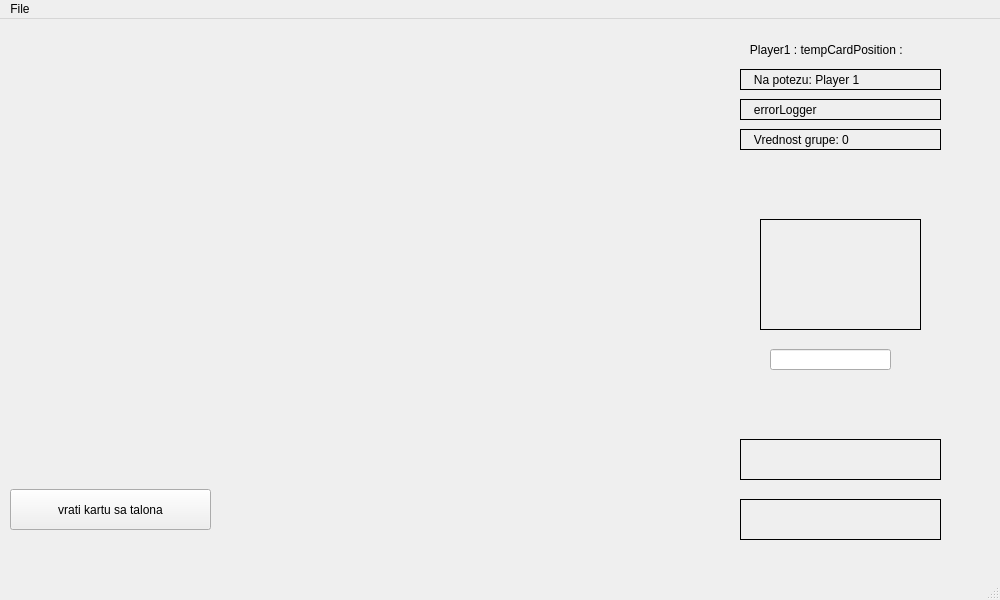
<?xml version="1.0" encoding="UTF-8"?>
<ui version="4.0">
 <class>Game</class>
 <widget class="QMainWindow" name="Game">
  <property name="geometry">
   <rect>
    <x>0</x>
    <y>0</y>
    <width>1000</width>
    <height>600</height>
   </rect>
  </property>
  <property name="windowTitle">
   <string>Remi</string>
  </property>
  <property name="styleSheet">
   <string notr="true">Game #centralWidget{
	border-image: url(&quot;./slike/Teme/2_background.jpg&quot;);
}</string>
  </property>
  <widget class="QWidget" name="centralWidget">
   <widget class="QLabel" name="label">
    <property name="geometry">
     <rect>
      <x>740</x>
      <y>20</y>
      <width>201</width>
      <height>21</height>
     </rect>
    </property>
    <property name="styleSheet">
     <string notr="true">#label {

}</string>
    </property>
    <property name="text">
     <string>   Player1 : tempCardPosition : </string>
    </property>
   </widget>
   <widget class="QLabel" name="onMoveLabel">
    <property name="geometry">
     <rect>
      <x>740</x>
      <y>50</y>
      <width>201</width>
      <height>21</height>
     </rect>
    </property>
    <property name="styleSheet">
     <string notr="true">#onMoveLabel {
	border: 1px solid black;
	border-image: url(&quot;./slike/Teme/2_chat.jpg&quot;);
}</string>
    </property>
    <property name="text">
     <string>   Na potezu: Player 1</string>
    </property>
   </widget>
   <widget class="QPushButton" name="throwGroup">
    <property name="geometry">
     <rect>
      <x>740</x>
      <y>420</y>
      <width>201</width>
      <height>41</height>
     </rect>
    </property>
    <property name="styleSheet">
     <string notr="true">#throwGroup {
	border: 1px solid back;
	border-image: url(&quot;./slike/Teme/2_izbacigrupu.jpg&quot;);
}</string>
    </property>
    <property name="text">
     <string/>
    </property>
    <property name="autoDefault">
     <bool>false</bool>
    </property>
    <property name="default">
     <bool>false</bool>
    </property>
    <property name="flat">
     <bool>false</bool>
    </property>
   </widget>
   <widget class="QLabel" name="errorLogger">
    <property name="geometry">
     <rect>
      <x>740</x>
      <y>80</y>
      <width>201</width>
      <height>21</height>
     </rect>
    </property>
    <property name="styleSheet">
     <string notr="true">#errorLogger {
	border: 1px solid black;
	border-image: url(&quot;./slike/Teme/2_chat.jpg&quot;);
}</string>
    </property>
    <property name="text">
     <string>   errorLogger</string>
    </property>
   </widget>
   <widget class="QLabel" name="groupValue">
    <property name="geometry">
     <rect>
      <x>740</x>
      <y>110</y>
      <width>201</width>
      <height>21</height>
     </rect>
    </property>
    <property name="styleSheet">
     <string notr="true">#groupValue {
	border: 1px solid black;
	border-image: url(&quot;./slike/Teme/2_chat.jpg&quot;);
}
</string>
    </property>
    <property name="text">
     <string>   Vrednost grupe: 0</string>
    </property>
   </widget>
   <widget class="QPushButton" name="undoGroup">
    <property name="geometry">
     <rect>
      <x>740</x>
      <y>480</y>
      <width>201</width>
      <height>41</height>
     </rect>
    </property>
    <property name="styleSheet">
     <string notr="true">#undoGroup {
	border: 1px solid back;
	border-image: url(&quot;./slike/Teme/2_vratigrupu.jpg&quot;);
}</string>
    </property>
    <property name="text">
     <string/>
    </property>
   </widget>
   <widget class="QTextEdit" name="textEdit">
    <property name="enabled">
     <bool>false</bool>
    </property>
    <property name="geometry">
     <rect>
      <x>760</x>
      <y>200</y>
      <width>161</width>
      <height>111</height>
     </rect>
    </property>
    <property name="font">
     <font>
      <family>Century Schoolbook</family>
      <pointsize>10</pointsize>
      <italic>true</italic>
     </font>
    </property>
    <property name="styleSheet">
     <string notr="true">#textEdit{
	border: 1px solid black;
	border-image: url(&quot;./slike/Teme/2_chat.jpg&quot;)
}</string>
    </property>
   </widget>
   <widget class="QLineEdit" name="lineEdit">
    <property name="geometry">
     <rect>
      <x>770</x>
      <y>330</y>
      <width>121</width>
      <height>21</height>
     </rect>
    </property>
    <property name="font">
     <font>
      <family>Century Schoolbook</family>
      <pointsize>10</pointsize>
      <italic>true</italic>
     </font>
    </property>
    <property name="styleSheet">
     <string notr="true">#lineEdit{

}</string>
    </property>
   </widget>
   <widget class="QPushButton" name="undoTookTalonCard">
    <property name="geometry">
     <rect>
      <x>10</x>
      <y>470</y>
      <width>201</width>
      <height>41</height>
     </rect>
    </property>
    <property name="styleSheet">
     <string notr="true">#throwGroup {
	border: 1px solid back;
	border-image: url(&quot;./slike/Teme/2_izbacigrupu.jpg&quot;);
}</string>
    </property>
    <property name="text">
     <string>vrati kartu sa talona</string>
    </property>
    <property name="autoDefault">
     <bool>false</bool>
    </property>
    <property name="default">
     <bool>false</bool>
    </property>
    <property name="flat">
     <bool>false</bool>
    </property>
   </widget>
  </widget>
  <widget class="QMenuBar" name="menuBar">
   <property name="geometry">
    <rect>
     <x>0</x>
     <y>0</y>
     <width>1000</width>
     <height>20</height>
    </rect>
   </property>
   <widget class="QMenu" name="menuFile">
    <property name="title">
     <string>File</string>
    </property>
    <addaction name="menuBarRestartGame"/>
    <addaction name="actionChoose_cards"/>
   </widget>
   <addaction name="menuFile"/>
  </widget>
  <widget class="QStatusBar" name="statusBar"/>
  <action name="menuBarRestartGame">
   <property name="text">
    <string>Restart game</string>
   </property>
  </action>
  <action name="actionSelect_theme">
   <property name="text">
    <string>Select theme</string>
   </property>
  </action>
  <action name="actionChoose_cards">
   <property name="text">
    <string>Choose cards</string>
   </property>
  </action>
 </widget>
 <layoutdefault spacing="6" margin="11"/>
 <resources/>
 <connections/>
</ui>
